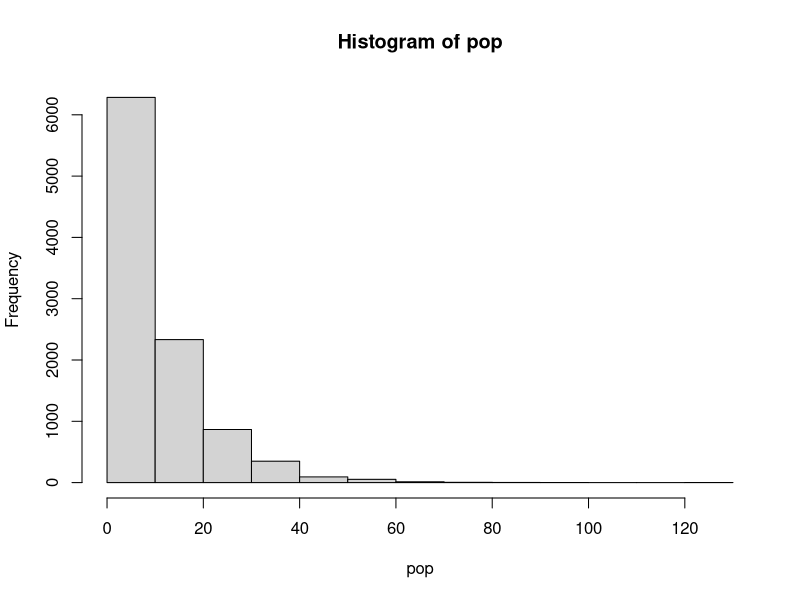
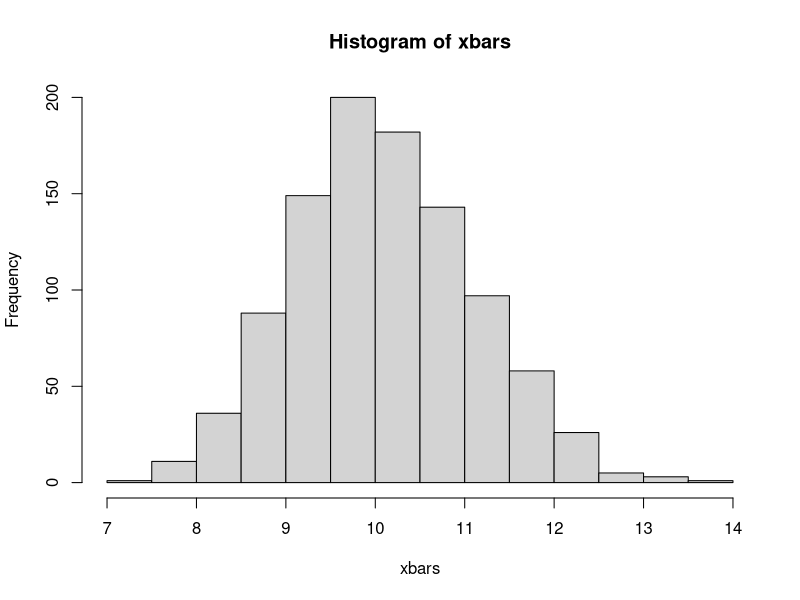

Generate these figures, in order, with R:
set.seed(1)
pop <- rgamma(10000,1,0.1)
hist(pop)

ss <- 100
##samp <- sample(pop,ss)
##xbar <- mean(samp)

M <- 1000
xbars <- numeric(M)
for(i in 1:M) {
  samp <- sample(pop,ss)
  xbars[i] <- mean(samp)
  
}
hist(xbars)

mean(xbars) ## E(xbar)
mean(pop) ## mu

sd(xbars) ## SD(xbar)
sd(pop)/sqrt(ss) ## sigma/sqrt(n)
